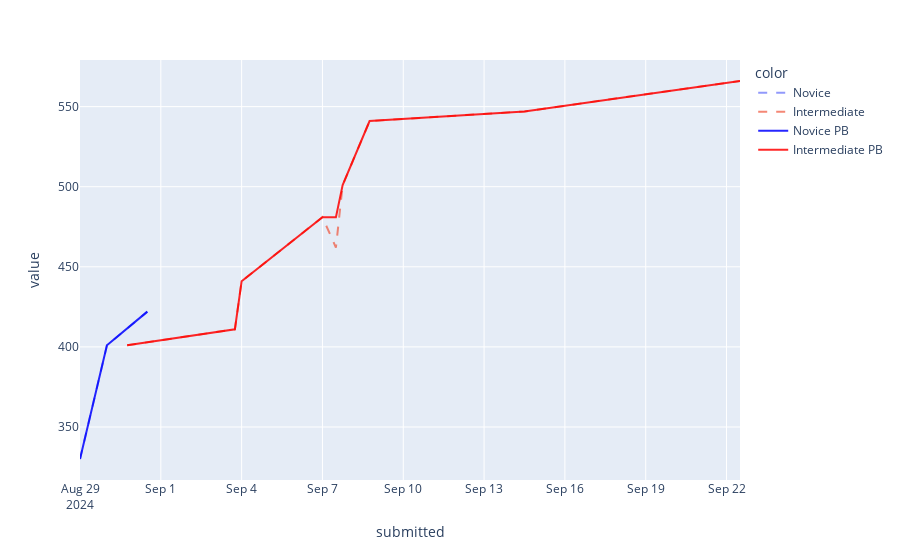

This figure's notebook cell:
### Code cell
scenarios = ['VT evaTS Novice', 'VT bounceTS Novice', 'VT evaTS Intermediate', 'VT bounceTS Intermediate', 'VT evaTS Advanced', 'VT bounceTS Advanced']
plot_progress(df, scenarios, nov_eva_ts, int_eva_ts, adv_eva_ts)

### Figure 1 — Plotly figure (JSON) as saved in the notebook; plotly's stock layout.template omitted (floating-point values rounded to 4 significant figures)
{"data": [{"hovertemplate": "color=Novice<br>variable=energy<br>submitted=%{x}<br>value=%{y}<extra></extra>", "legendgroup": "Novice", "line": {"color": "#636efa", "dash": "dash"}, "marker": {"symbol": "circle"}, "mode": "lines", "name": "Novice", "opacity": 0.7, "orientation": "v", "showlegend": true, "type": "scatter", "x": ["2024-08-29T00:00:00", "2024-08-30T00:00:00", "2024-08-31T12:00:00"], "xaxis": "x", "y": [330, 401, 422], "yaxis": "y"}, {"hovertemplate": "color=Intermediate<br>variable=energy<br>submitted=%{x}<br>value=%{y}<extra></extra>", "legendgroup": "Intermediate", "line": {"color": "#EF553B", "dash": "dash"}, "marker": {"symbol": "circle"}, "mode": "lines", "name": "Intermediate", "opacity": 0.7, "orientation": "v", "showlegend": true, "type": "scatter", "x": ["2024-08-30T18:00:00", "2024-09-03T18:00:00", "2024-09-04T00:00:00", "2024-09-07T00:00:00", "2024-09-07T12:00:00", "2024-09-07T18:00:00", "2024-09-08T18:00:00", "2024-09-14T12:00:00", "2024-09-22T12:00:00"], "xaxis": "x", "y": [401, 411, 441, 481, 462, 501, 541, 547, 566], "yaxis": "y"}, {"line": {"color": "rgba(0,0,255,.85)"}, "mode": "lines", "name": "Novice PB", "type": "scatter", "x": ["2024-08-29T00:00:00", "2024-08-30T00:00:00", "2024-08-31T12:00:00"], "y": [330, 401, 422]}, {"line": {"color": "rgba(255,0,0,.85)"}, "mode": "lines", "name": "Intermediate PB", "type": "scatter", "x": ["2024-08-30T18:00:00", "2024-09-03T18:00:00", "2024-09-04T00:00:00", "2024-09-07T00:00:00", "2024-09-07T12:00:00", "2024-09-07T18:00:00", "2024-09-08T18:00:00", "2024-09-14T12:00:00", "2024-09-22T12:00:00"], "y": [401, 411, 441, 481, 481, 501, 541, 547, 566]}], "layout": {"legend": {"title": {"text": "color"}, "tracegroupgap": 0}, "margin": {"t": 60}, "xaxis": {"anchor": "y", "domain": [0, 1], "title": {"text": "submitted"}}, "yaxis": {"anchor": "x", "domain": [0, 1], "title": {"text": "value"}}}}
